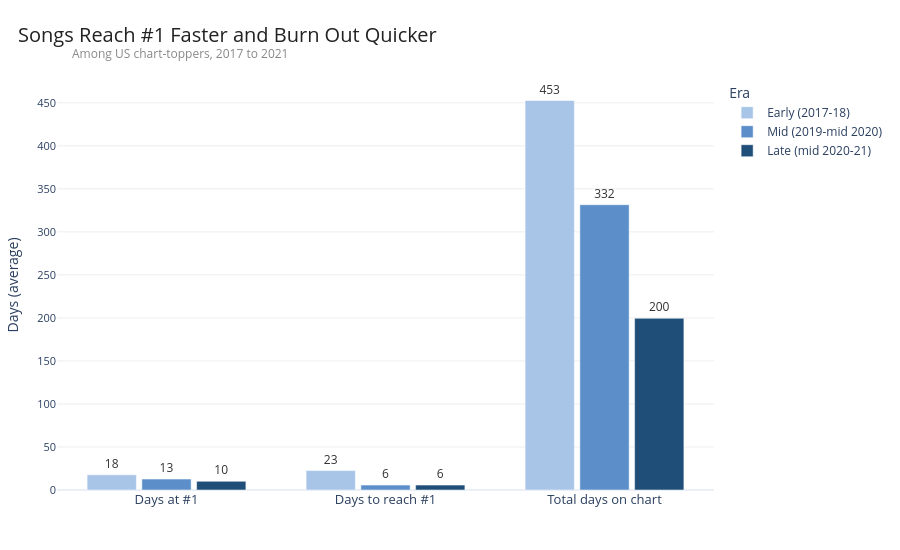

Notebook cell for this chart:
### Code cell
# Color the eras from light (early) to dark (late) for an intuitive time gradient
era_colors = {
    "Early (2017-18)":      "#a8c5e8",  # light blue
    "Mid (2019-mid 2020)":  "#5c8ec9",  # medium blue
    "Late (mid 2020-21)":   "#1f4e79",  # dark blue
}

fig2 = px.bar(
    q2_long,
    x="metric",
    y="days",
    color="era",
    color_discrete_map=era_colors,
    barmode="group",
    title="Songs Reach #1 Faster and Burn Out Quicker",
    labels={
        "metric": "",
        "days": "Days (average)",
        "era": "Era"
    },
    height=550,
    text="days",
)

fig2.update_traces(
    texttemplate="%{text:.0f}",
    textposition="outside",
    textfont=dict(size=12, color="#333"),
)

fig2.update_layout(
    title=dict(font=dict(size=20, color="#222"), x=0.02, y=0.95),
    margin=dict(l=40, r=40, t=80, b=60),
    legend=dict(
        title="Era",
        orientation="v",
        yanchor="top",
        y=1,
        xanchor="left",
        x=1.02,
    ),
    xaxis=dict(tickfont=dict(size=13)),
    yaxis=dict(tickfont=dict(size=11), gridcolor="#eee"),
    plot_bgcolor="white",
    bargap=0.25,
    bargroupgap=0.1,
)

# Annotation under the title
fig2.add_annotation(
    text="Among US chart-toppers, 2017 to 2021",
    showarrow=False,
    xref="paper", yref="paper",
    x=0.02, y=1.04,
    xanchor="left", yanchor="bottom",
    font=dict(size=12, color="#888"),
)

fig2.show()

# Save
fig2.write_html("../charts/02_song_lifecycle.html")
print("Saved chart to charts/02_song_lifecycle.html")

### Figure 1 — Plotly figure (JSON) as saved in the notebook; plotly's stock layout.template omitted (floating-point values rounded to 4 significant figures)
{"data": [{"alignmentgroup": "True", "hovertemplate": "Era=Early (2017-18)<br>=%{x}<br>Days (average)=%{text}<extra></extra>", "legendgroup": "Early (2017-18)", "marker": {"color": "#a8c5e8", "pattern": {"shape": ""}}, "name": "Early (2017-18)", "offsetgroup": "Early (2017-18)", "orientation": "v", "showlegend": true, "text": [17.7, 22.6, 452.7], "textfont": {"color": "#333", "size": 12}, "textposition": "outside", "texttemplate": "%{text:.0f}", "type": "bar", "x": ["Days at #1", "Days to reach #1", "Total days on chart"], "xaxis": "x", "y": [17.7, 22.6, 452.7], "yaxis": "y"}, {"alignmentgroup": "True", "hovertemplate": "Era=Mid (2019-mid 2020)<br>=%{x}<br>Days (average)=%{text}<extra></extra>", "legendgroup": "Mid (2019-mid 2020)", "marker": {"color": "#5c8ec9", "pattern": {"shape": ""}}, "name": "Mid (2019-mid 2020)", "offsetgroup": "Mid (2019-mid 2020)", "orientation": "v", "showlegend": true, "text": [12.7, 5.7, 331.6], "textfont": {"color": "#333", "size": 12}, "textposition": "outside", "texttemplate": "%{text:.0f}", "type": "bar", "x": ["Days at #1", "Days to reach #1", "Total days on chart"], "xaxis": "x", "y": [12.7, 5.7, 331.6], "yaxis": "y"}, {"alignmentgroup": "True", "hovertemplate": "Era=Late (mid 2020-21)<br>=%{x}<br>Days (average)=%{text}<extra></extra>", "legendgroup": "Late (mid 2020-21)", "marker": {"color": "#1f4e79", "pattern": {"shape": ""}}, "name": "Late (mid 2020-21)", "offsetgroup": "Late (mid 2020-21)", "orientation": "v", "showlegend": true, "text": [10.1, 5.7, 199.6], "textfont": {"color": "#333", "size": 12}, "textposition": "outside", "texttemplate": "%{text:.0f}", "type": "bar", "x": ["Days at #1", "Days to reach #1", "Total days on chart"], "xaxis": "x", "y": [10.1, 5.7, 199.6], "yaxis": "y"}], "layout": {"annotations": [{"font": {"color": "#888", "size": 12}, "showarrow": false, "text": "Among US chart-toppers, 2017 to 2021", "x": 0.02, "xanchor": "left", "xref": "paper", "y": 1.04, "yanchor": "bottom", "yref": "paper"}], "bargap": 0.25, "bargroupgap": 0.1, "barmode": "group", "height": 550, "legend": {"orientation": "v", "title": {"text": "Era"}, "tracegroupgap": 0, "x": 1.02, "xanchor": "left", "y": 1, "yanchor": "top"}, "margin": {"b": 60, "l": 40, "r": 40, "t": 80}, "plot_bgcolor": "white", "title": {"font": {"color": "#222", "size": 20}, "text": "Songs Reach #1 Faster and Burn Out Quicker", "x": 0.02, "y": 0.95}, "xaxis": {"anchor": "y", "domain": [0, 1], "tickfont": {"size": 13}, "title": {"text": ""}}, "yaxis": {"anchor": "x", "domain": [0, 1], "gridcolor": "#eee", "tickfont": {"size": 11}, "title": {"text": "Days (average)"}}}}
